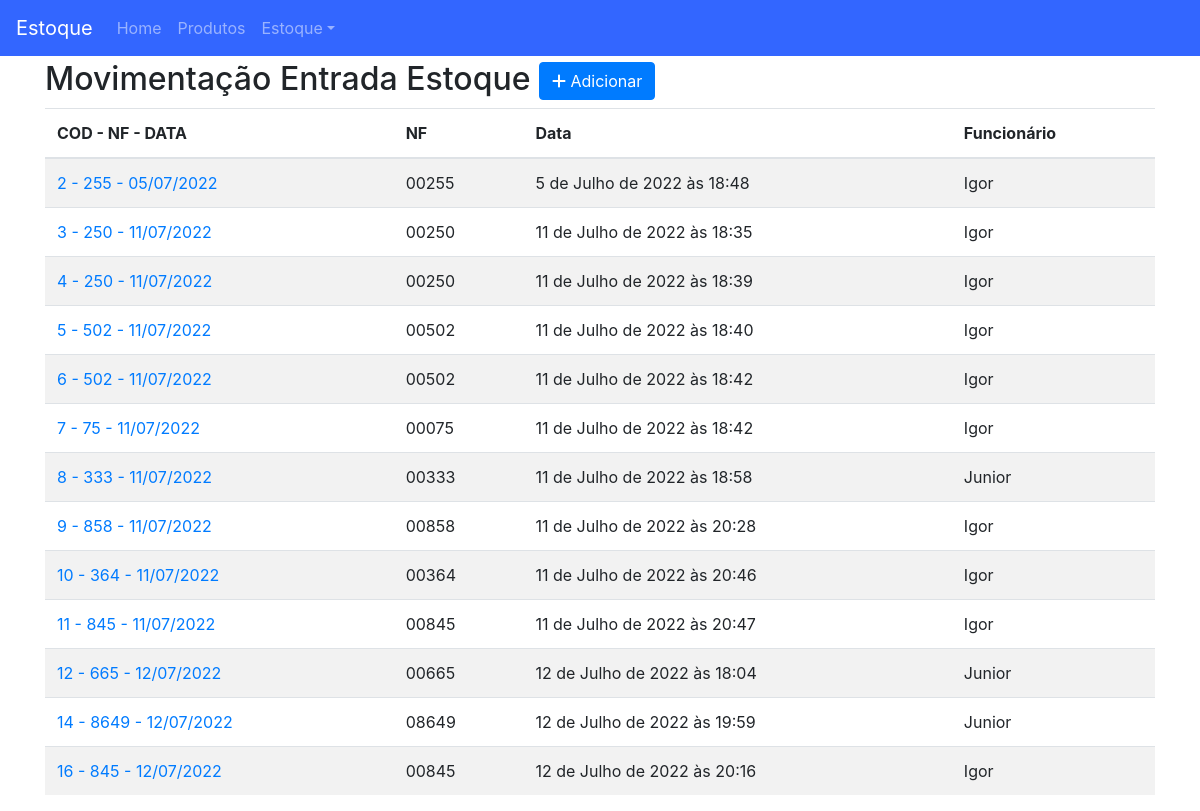
Page /estoque/entrada/ on the earlier database version.
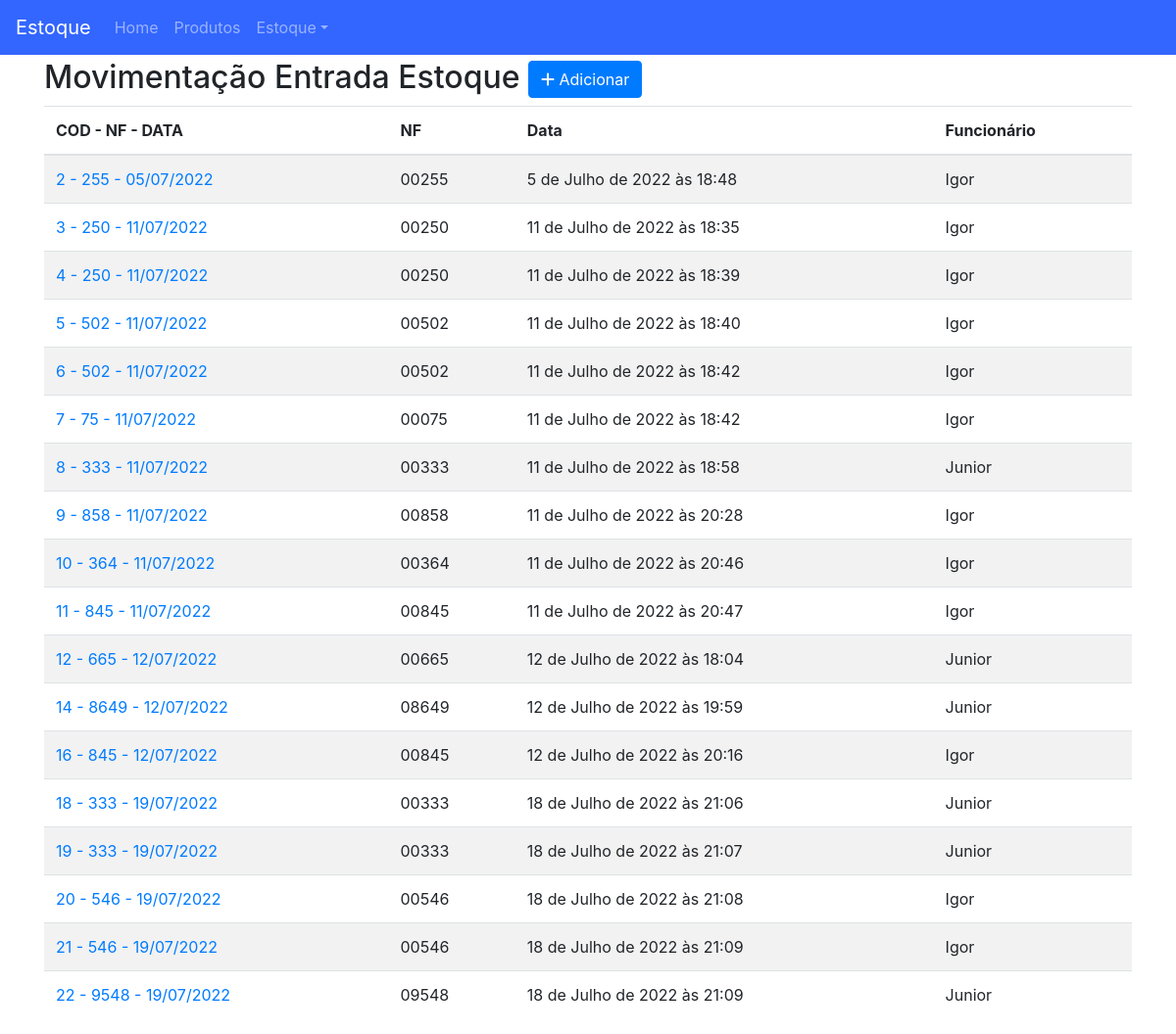
Same page on the later database version.
### estoque/models.py (models this page shows)
class Estoque(TimeStampedModel):
    funcionario = models.ForeignKey(User, on_delete=models.CASCADE)
    nf = models.PositiveIntegerField('Nota fiscal', null=True, blank=True)
    movimento = models.CharField(max_length=1, choices=MOVIMENTO, blank=True)
    class Meta:
        ordering = ('pk',)
    def __str__(self):
        if self.nf:
            return f'{self.pk} - {self.nf} - {self.created.strftime("%d/%m/%Y")}'
        return f'{self.pk} - {self.created.strftime("%d/%m/%Y")}'
    def nf_formated(self):
        if self.nf:
            return str(self.nf).zfill(5)
        return '---'

### estoque/views.py (the view)
# urls.py: path('', v.EstoqueEntradaList.as_view(), name='estoque_entrada_list'),
class EstoqueEntradaList(TemplateView):
    template_name = 'estoque_list.html'
    def get_context_data(self, **kwargs):
        context = super().get_context_data(**kwargs)
        context['object_list'] = EstoqueEntrada.objects.all()
        context['titulo'] = 'Entrada'
        context['url_add'] = 'estoque:estoque_entrada_add'
        return context

### estoque/managers.py (called while the page is built)
    def get_queryset(self):
        return super(EstoqueEntradaManager, self).get_queryset().filter(movimento='e')

### estoque/templates/estoque_list.html
{% extends 'base.html' %}
{% block content %}
<h2> Movimentação {{ titulo }} Estoque
    <span class="pull-right">
        <a href="{% url url_add %}">
            <button type="button" class="btn btn-primary">
                <span class="fa fa-plus"></span> Adicionar
            </button>
        </a>
    </span>
</h2>
{% if object_list %}
    <table class="table table-striped">
        <thead>
            <tr>
                <th>COD - NF - DATA</th>
                <th>NF</th>
                <th>Data</th>
                <th>Funcionário</th>
            </tr>
        </thead>
        <tbody>
            {% for object in object_list %}
                <tr>
                    <td>
                        <a href="{% url 'estoque:estoque_detail' object.pk %}">{{ object }}</a>
                    </td>
                    <td>{{ object.nf_formated }}</td>
                    <td>{{ object.created }}</td>
                    <td>{{ object.funcionario.first_name }}</td>
                </tr>
            {% endfor %}
        </tbody>
    </table>
{% else %}
    <p class="alert alert-warning">Lista vazia.</p>
{% endif %}
{% endblock content %}

### core/templates/base.html (shortened to what this page needs)
{% load static %}
<!doctype html>
<html lang="en">
  <head>
    <link rel="stylesheet" href="https://cdn.jsdelivr.net/npm/bootstrap@4.0.0/dist/css/bootstrap.min.css">
    <link rel="stylesheet" href="https://cdn.jsdelivr.net/npm/@fortawesome/fontawesome-free@6.1.1/css/fontawesome.min.css">
    <link rel="stylesheet" href="{% static 'css/style.css' %}">
  </head>
  <body>
    {% include 'includes/nav.html' %}
    <div class="container">
      {% block content %} {% endblock content %}
    </div>
  </body>
</html>

### core/templates/includes/nav.html (shortened to what this page needs)
<nav class="navbar navbar-expand-md navbar-dark fixed-top" style="background-color: #3366ff;">
    <a class="navbar-brand" href="#">Estoque</a>
    <div class="collapse navbar-collapse" id="navbarsExampleDefault">
        <ul class="navbar-nav mr-auto">
            <li class="nav-item">
                <a class="nav-link" href="{% url 'core:index' %}">Home <span class="sr-only">(current)</span></a>
            </li>
            <li class="nav-item">
                <a class="nav-link" href="{% url 'produto:product_list' %}">Produtos</a>
            </li>
            <li class="nav-item dropdown">
                <a class="nav-link dropdown-toggle" href="#" id="dropdown01" data-toggle="dropdown" aria-haspopup="true" aria-expanded="false">Estoque</a>
            </li>
        </ul>
    </div>
</nav>

### core/static/css/style.css (style rules this page uses)
body { margin-top: 60px; }

Differences in the rows shown:
added Estoque: nf+id+created "18 - 333 - 19/07/2022", nf_formated "00333", created "18 de Julho de 2022 às 21:06", funcionario.first_name "Junior"
added Estoque: nf+id+created "19 - 333 - 19/07/2022", nf_formated "00333", created "18 de Julho de 2022 às 21:07", funcionario.first_name "Junior"
added Estoque: nf+id+created "20 - 546 - 19/07/2022", nf_formated "00546", created "18 de Julho de 2022 às 21:08", funcionario.first_name "Igor"
added Estoque: nf+id+created "21 - 546 - 19/07/2022", nf_formated "00546", created "18 de Julho de 2022 às 21:09", funcionario.first_name "Igor"
added Estoque: nf+id+created "22 - 9548 - 19/07/2022", nf_formated "09548", created "18 de Julho de 2022 às 21:09", funcionario.first_name "Junior"
